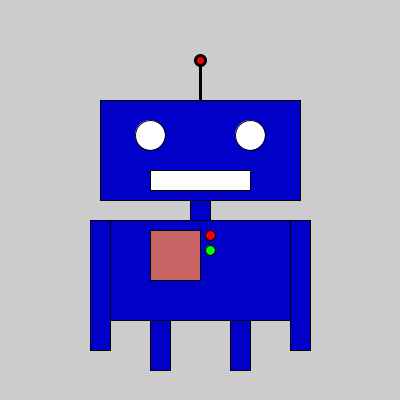
Frame 1 (no input)
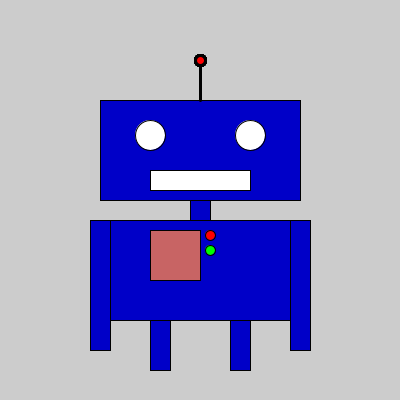
Frame 60 (the mouse pressed at the canvas centre just before this capture)
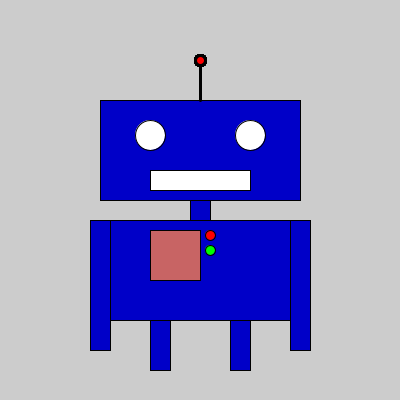
Frame 120 (the mouse held since frame 60 and released just before this capture)

The Processing sketch that drew these frames (run headless with seeded random() and noise(); from frame 60 on, the mouse is pressed at the canvas centre):

// Processing sketch: Robot_Structure
// ── Robot_Structure.pde


void setup(){
size(400, 400);
}

void draw(){
fill(0,0,200);
rect(100, 100, 200, 100); // head
fill(255);
ellipse(150, 135, 30, 30); // left eye
ellipse(250, 135, 30, 30); // right eye

rect(150, 170, 100, 20); 


strokeWeight(3);
line(200, 60, 200, 100); //antenna
fill(255,0,0);
ellipse(200, 60, 10, 10); // antenna

//Body
fill(0,0,200);
strokeWeight(1);
rect(190,200,20,20);
rect(110, 220, 180, 100); 
fill(200,100,100);
rect(150, 230, 50, 50); 
fill(255,0,0);
ellipse(210, 235, 10, 10); 
fill(0,255,0);
ellipse(210, 250, 10, 10); 


//Arms
fill(0,0,200);
rect(90, 220, 20, 130); // Left Arm
rect(290, 220, 20, 130); // Left Arm

//Legs
rect(150, 320, 20, 50); // Left Leg
rect(230, 320, 20, 50); // Right Leg


}
